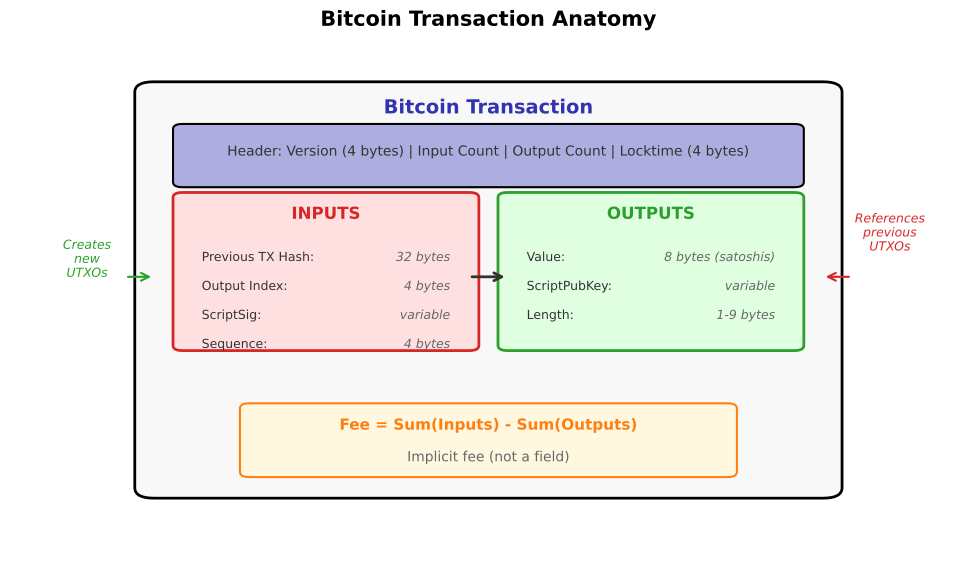

This chart was generated by the following Python code:
"""
Bitcoin Transaction Structure
Shows anatomy of a Bitcoin transaction
"""

import matplotlib.pyplot as plt
import matplotlib.patches as patches
from matplotlib.patches import FancyBboxPatch, FancyArrowPatch
import numpy as np
from pathlib import Path

CHART_METADATA = {
    'title': 'Bitcoin Transaction Structure',
    'url': 'https://github.com/Digital-AI-Finance/Blockchain_Crypto/tree/main/Module_A_Blockchain_Foundations/L06_Bitcoin_Protocol/charts/03_transaction_structure'
}

plt.rcParams.update({
    'font.size': 14,
    'axes.labelsize': 14,
    'axes.titlesize': 16,
    'xtick.labelsize': 12,
    'ytick.labelsize': 12,
    'legend.fontsize': 12,
    'figure.figsize': (10, 6),
    'figure.dpi': 150
})

MLPURPLE = '#3333B2'
MLBLUE = '#0066CC'
MLORANGE = '#FF7F0E'
MLGREEN = '#2CA02C'
MLRED = '#D62728'
MLLAVENDER = '#ADADE0'

fig, ax = plt.subplots(figsize=(10, 6))

# Main transaction box
main_box = FancyBboxPatch((0.15, 0.15), 0.70, 0.75,
                           boxstyle="round,pad=0.02", facecolor='#F8F8F8',
                           edgecolor='black', linewidth=2)
ax.add_patch(main_box)

ax.text(0.50, 0.86, 'Bitcoin Transaction', ha='center', fontsize=14,
        fontweight='bold', color=MLPURPLE)

# Header section
header_box = FancyBboxPatch((0.18, 0.73), 0.64, 0.10,
                             boxstyle="round,pad=0.01", facecolor=MLLAVENDER,
                             edgecolor='black', linewidth=1.5)
ax.add_patch(header_box)
ax.text(0.50, 0.78, 'Header: Version (4 bytes) | Input Count | Output Count | Locktime (4 bytes)',
        ha='center', fontsize=10, color='#333')

# Inputs section
input_box = FancyBboxPatch((0.18, 0.42), 0.30, 0.28,
                            boxstyle="round,pad=0.01", facecolor='#FFE0E0',
                            edgecolor=MLRED, linewidth=2)
ax.add_patch(input_box)
ax.text(0.33, 0.66, 'INPUTS', ha='center', fontsize=12, fontweight='bold', color=MLRED)

input_fields = [
    ('Previous TX Hash', '32 bytes'),
    ('Output Index', '4 bytes'),
    ('ScriptSig', 'variable'),
    ('Sequence', '4 bytes'),
]

for i, (field, size) in enumerate(input_fields):
    y = 0.58 - i * 0.055
    ax.text(0.20, y, f'{field}:', ha='left', fontsize=9, color='#333')
    ax.text(0.46, y, size, ha='right', fontsize=9, color='#666', style='italic')

# Outputs section
output_box = FancyBboxPatch((0.52, 0.42), 0.30, 0.28,
                             boxstyle="round,pad=0.01", facecolor='#E0FFE0',
                             edgecolor=MLGREEN, linewidth=2)
ax.add_patch(output_box)
ax.text(0.67, 0.66, 'OUTPUTS', ha='center', fontsize=12, fontweight='bold', color=MLGREEN)

output_fields = [
    ('Value', '8 bytes (satoshis)'),
    ('ScriptPubKey', 'variable'),
    ('Length', '1-9 bytes'),
]

for i, (field, size) in enumerate(output_fields):
    y = 0.58 - i * 0.055
    ax.text(0.54, y, f'{field}:', ha='left', fontsize=9, color='#333')
    ax.text(0.80, y, size, ha='right', fontsize=9, color='#666', style='italic')

# Arrow showing flow
ax.annotate('', xy=(0.52, 0.55), xytext=(0.48, 0.55),
            arrowprops=dict(arrowstyle='->', color='#333', lw=2))

# Fee calculation
fee_box = FancyBboxPatch((0.25, 0.18), 0.50, 0.12,
                          boxstyle="round,pad=0.01", facecolor='#FFF8E0',
                          edgecolor=MLORANGE, linewidth=1.5)
ax.add_patch(fee_box)
ax.text(0.50, 0.26, 'Fee = Sum(Inputs) - Sum(Outputs)', ha='center', fontsize=11,
        fontweight='bold', color=MLORANGE)
ax.text(0.50, 0.20, 'Implicit fee (not a field)', ha='center', fontsize=10, color='#666')

# Annotations
ax.text(0.92, 0.60, 'References\nprevious\nUTXOs', ha='center', fontsize=9,
        color=MLRED, style='italic')
ax.annotate('', xy=(0.85, 0.55), xytext=(0.88, 0.55),
            arrowprops=dict(arrowstyle='->', color=MLRED, lw=1.5))

ax.text(0.08, 0.55, 'Creates\nnew\nUTXOs', ha='center', fontsize=9,
        color=MLGREEN, style='italic')
ax.annotate('', xy=(0.15, 0.55), xytext=(0.12, 0.55),
            arrowprops=dict(arrowstyle='->', color=MLGREEN, lw=1.5))

ax.set_xlim(0, 1)
ax.set_ylim(0, 1)
ax.axis('off')

plt.title('Bitcoin Transaction Anatomy', fontweight='bold', fontsize=15, pad=10)
plt.tight_layout()

output_path = Path(__file__).parent / 'chart.pdf'
plt.savefig(output_path, bbox_inches='tight', dpi=300)
print(f"Chart saved to: {output_path.absolute()}")
plt.close()
